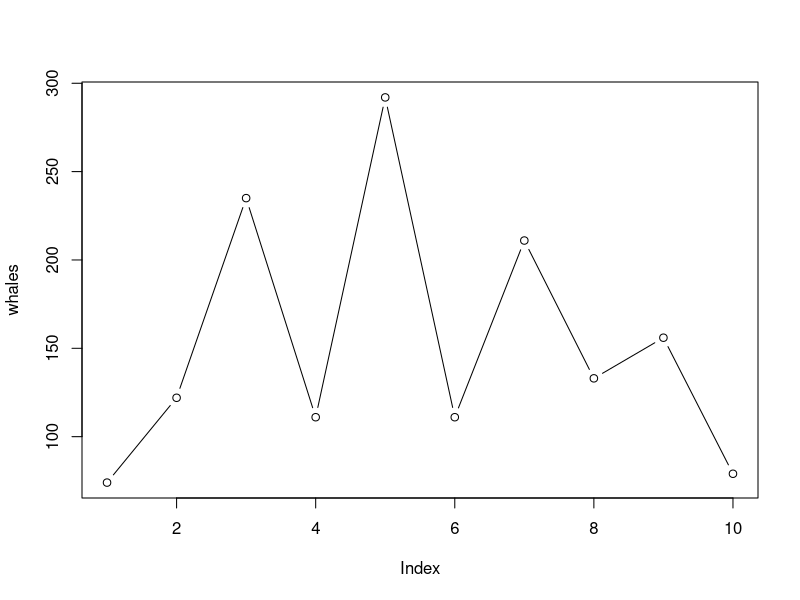

The R source for this figure:
#################################################
## R commands for PS151B, Monday April 10, 2006
##
## simon jackman, dept of polisci, stanford univ
#################################################

## following p9 of Verzani

whales <- c(74, 122, 235, 111, 292, 111, 211, 133, 156, 79)

simpsons <- c("Homer","Marge","Bart","Lisa","Maggie")

## simple statistical stuff for quantitative variable, whales
## n.b., can't do this for qualitative variable, simpsons
S <- sum(whales)
n <- length(whales)
average <- S/n              ## compute the average "by hand"
mean(whales)                 ## use the built-in R function

sort(whales)                   ## from lowest to highest
min(whales)
max(whales)
range(whales)                 ## min and max
diff(whales)                    ## year-to-year change
cumsum(whales)            ## cumulative sum of whales

plot(whales,type="b")    ## plot a time series of whales

## Florida whale beachings
whales.fla <- c(89,254,306,292,274,233,294,204,204,90)

## difference between the two sets of whale beachings
d <- whales - whales.fla   
newVariable <- d
